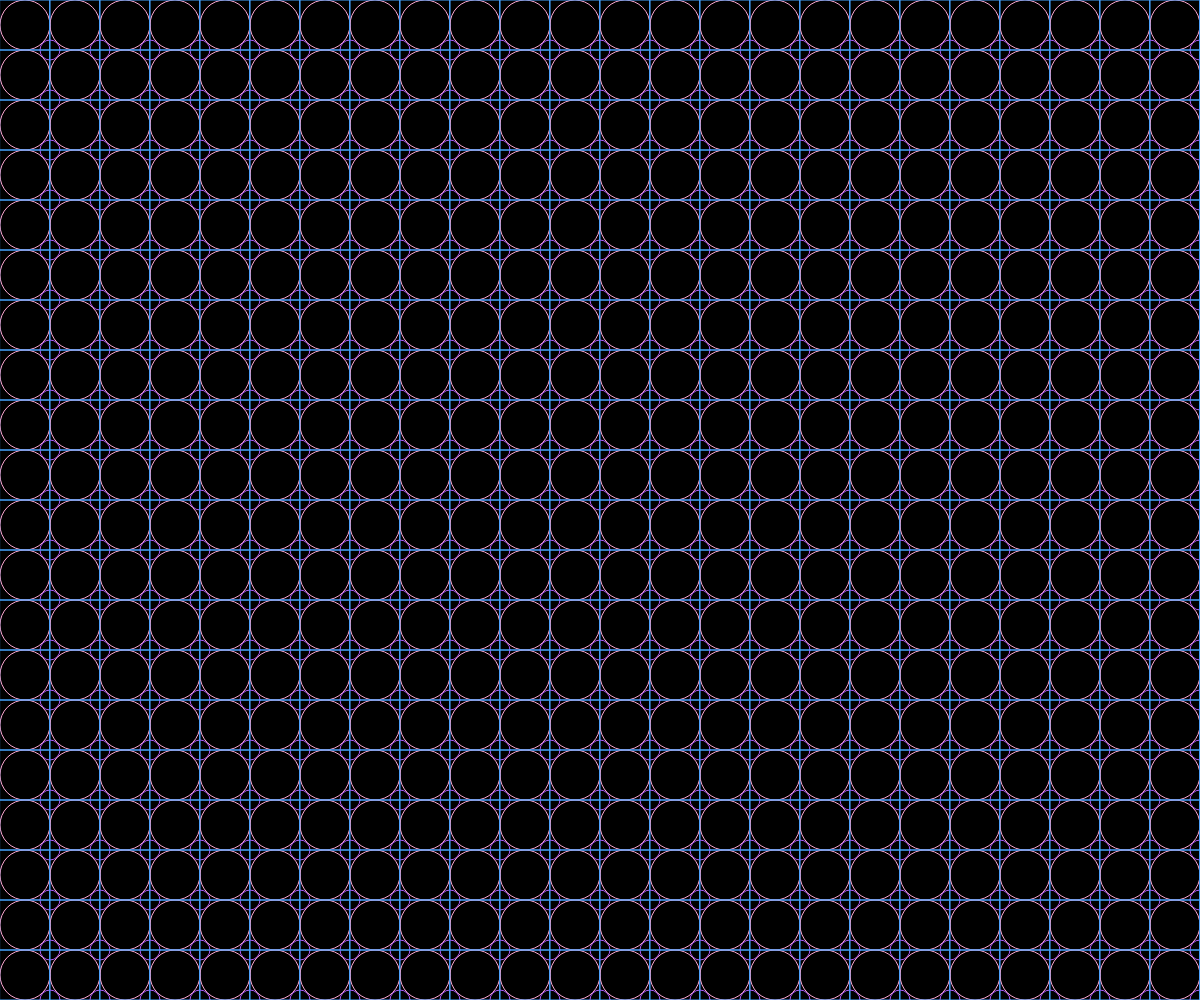
Frame 1 (no input)
Frame 60 (no input): identical to frame 1, image omitted
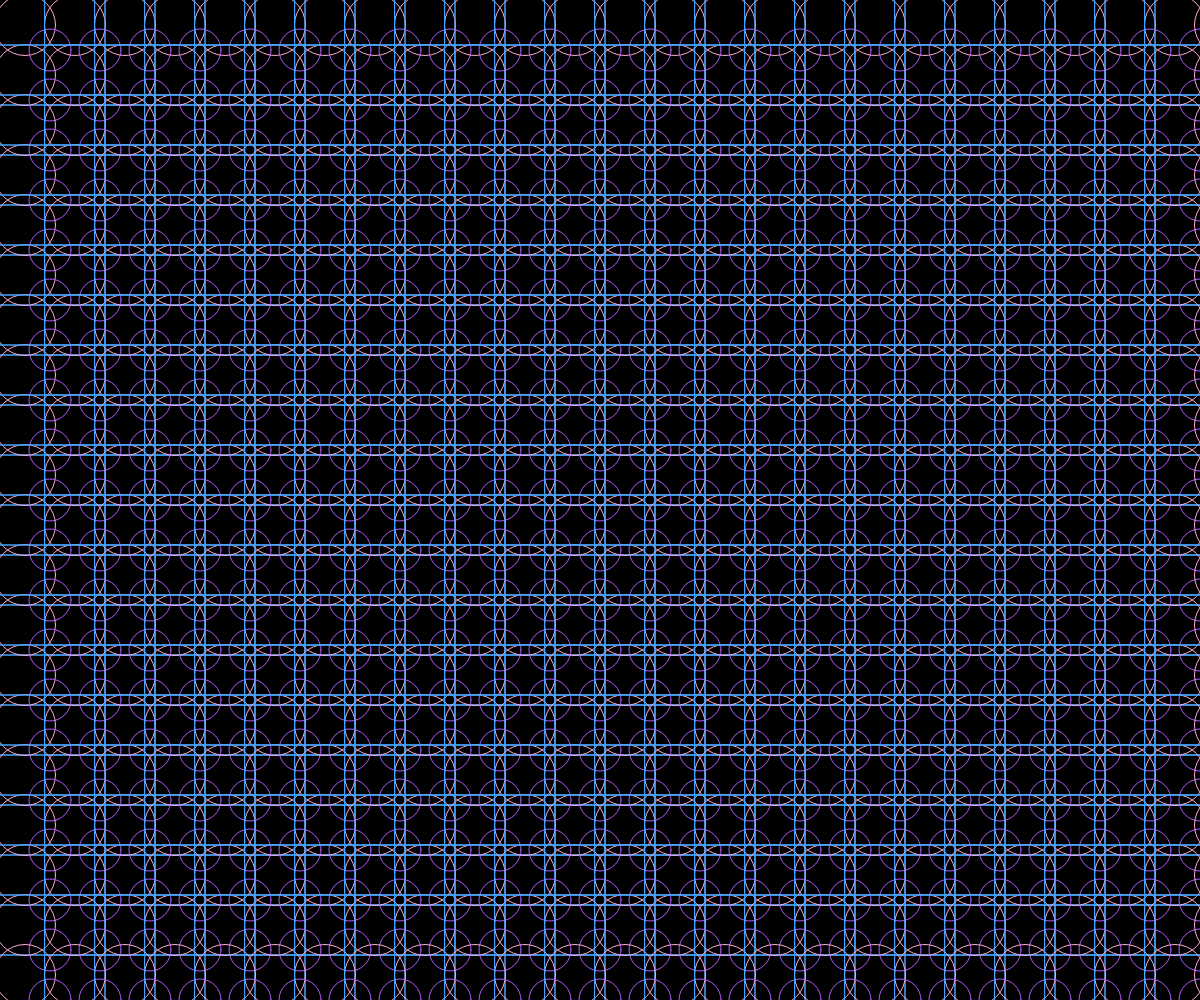
Frame 120 (the mouse pressed at the canvas centre since frame 60)

The p5.js sketch that drew these frames (run headless with seeded random() and noise() and a simulated clock; from frame 60 on, the mouse is pressed at the canvas centre):

// p5.js sketch
// ── sketch.js
function setup() {
	createCanvas(windowWidth, windowHeight);
	background(0);
}

function draw() {
 
  rectMode(CENTER)//設定方框的座標點為中心點
  noFill()//不充滿顏色
  //stroke(255)
 
  background(0)
  for(var j=0;j<int(height/(49));j++)
		{
  for(var i=0;i<int(width/(48));i++)
      {
	stroke(	"#FFAAD5")
	ellipse(25+(i*50),25+(j*50),50+(mouseX+mouseY)/100)
	stroke("#46A3FF")
  rect(25+(i*50),25+(j*50),50+(mouseX+mouseY)/10)
	stroke(	"#B15BFF")
  ellipse(50+(i*50),50+(j*50),20+(mouseX+mouseY)/50)
	    }
	  }		
	}
